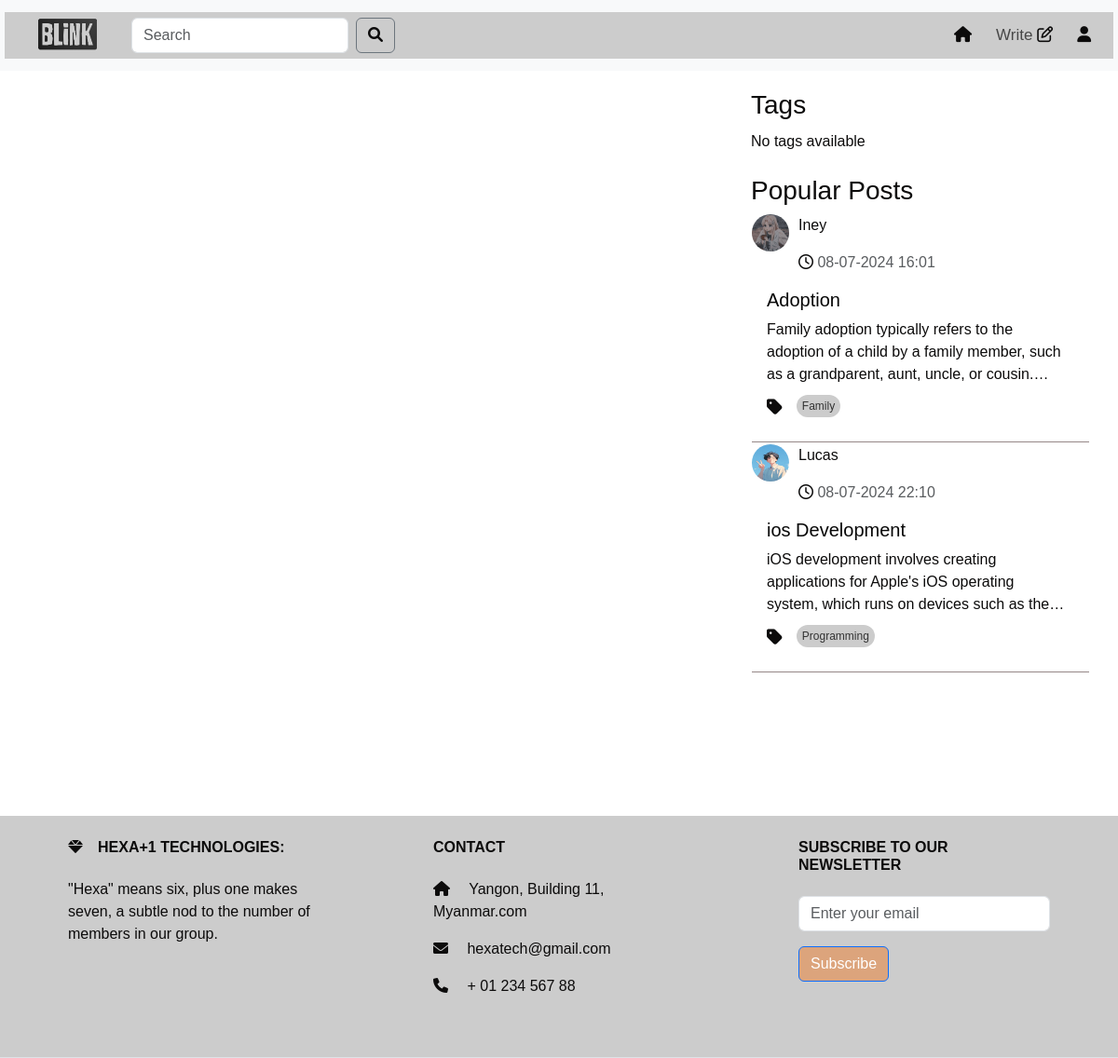
Page /search_result (signed in) on the committed database.
### models.py (models this page shows, shortened)
class Post(db.Model):
    id = db.Column(db.Integer, primary_key=True)
    title = db.Column(db.Text())
    content = db.Column(db.Text())
    tag = db.Column(db.Text(), nullable=False)
    user_id = db.Column(db.Integer, db.ForeignKey('user.id'), nullable=False)
    created_date = db.Column(db.DateTime,default=datetime.datetime.now)
    likes = db.Column(db.Integer, default=0)
    meta = db.Column(db.Text, nullable=True)
    comments = db.relationship('Comment', backref='post',cascade="all, delete", lazy=True)

class User(UserMixin,db.Model):
    id = db.Column(db.Integer, primary_key=True)
    username = db.Column(db.String(50), unique=True)
    email =db.Column(db.String(50), unique=True)
    password = db.Column(db.String(100))
    bio = db.Column(db.String(50))
    profile_picture = db.Column(db.String(250))
    posts = db.relationship('Post', backref='author', lazy=True)
    comments = db.relationship('Comment', backref='author', lazy=True)

### route.py (the view)
@app.route('/search_result',methods=['GET', 'POST'])
@login_required
def search_result(limit=2):
     forms=SearchForm()
     query = forms.search.data
     popular_posts = Post.query.order_by(Post.likes.desc()).limit(limit).all()
     if forms.validate_on_submit():
         search_results = Post.query.filter(Post.title.ilike(f'%{query}%')).all()
         return render_template('search_results.html' , search_results =search_results ,popular_posts = popular_posts) # or what you wanto
     return render_template("search_results.html", post=post ,form=forms,popular_posts = popular_posts)

### forms.py
class SearchForm(FlaskForm):
    search = StringField('Search ', validators=[DataRequired()])
    submit = SubmitField('Search')

### route.py (called while the page is built)
@login_manager.user_loader
def loader_user(user_id):
    return User.query.get(user_id)

### templates/search_results.html (shortened to what this page needs)
<!DOCTYPE html>
<html lang="en">
  <head>
    <link
      href="https://cdn.jsdelivr.net/npm/bootstrap@5.3.3/dist/css/bootstrap.min.css"
      rel="stylesheet"
    />
    <link
      href="https://cdnjs.cloudflare.com/ajax/libs/font-awesome/6.0.0-beta3/css/all.min.css"
      rel="stylesheet"
    />
    <link rel="stylesheet" href="/static/home.css" />
    <link rel="stylesheet" href="/static/topnav.css" />
  </head>
  <body>
    {% include 'topnav.html' %}
    <div class="container">
      <div class="row">
        <div class="col-sm-8">
        </div>
        {% include 'sidenav.html' %}
      </div>
    </div>
    {% include 'footer.html' %}
  </body>
</html>

### templates/sidenav.html (shortened to what this page needs)
<!DOCTYPE html>
<html lang="en">
  <head>
    <link
      href="https://cdn.jsdelivr.net/npm/bootstrap@5.3.3/dist/css/bootstrap.min.css"
      rel="stylesheet"
    />
    <link
      href="https://cdnjs.cloudflare.com/ajax/libs/font-awesome/6.0.0-beta3/css/all.min.css"
      rel="stylesheet"
    />
    <link
      rel="stylesheet"
      href="https://cdnjs.cloudflare.com/ajax/libs/font-awesome/5.15.4/css/all.min.css"
    />
    <link
      href="https://cdnjs.cloudflare.com/ajax/libs/font-awesome/6.0.0-beta3/css/all.min.css"
      rel="stylesheet"
    />
    <link rel="stylesheet" href="/static/home.css" />
  </head>
  <body>
    <div class="col-sm-4 " id="right-column">
      <div class="tags-section">
        <h3>Tags</h3>
        <div class="tags-container">
          {% if tags %} {% for tag in tags %}
          <a href="{{ url_for('home_tag',tag=tag ) }}" class="tag">{{ tag }}</a>
          {% endfor %} {% else %}
          <p>No tags available</p>
          {% endif %}
        </div>
      </div>
      <div class="mt-4">
        <h3>Popular Posts</h3>
        {% for popular_post in popular_posts %}
        <div class="card">
          <div>
            <div class="profile-image">
              <a
                class="nav-link"
                href="{{ url_for('profile',user_id=popular_post.user_id) }}"
                ><img
                  src="{{ url_for('static', filename='/photo/user_profile/'+popular_post.author.profile_picture) }}"
                  width="60"
                  height="60"
                  alt=""
              /></a>
              <div style="width: 300px">
                <p id="name">
                  <a
                    class="nav-link"
                    href="{{ url_for('profile',user_id=popular_post.user_id) }}"
                    >{{popular_post.author.username}}</a
                  >
                </p>
                <p class="text-muted mb-0">
                  <i class="fa-regular fa-clock"></i>
                  {{popular_post.created_date.strftime('%d-%m-%Y %H:%M')}}
                </p>
              </div>
            </div>
          </div>
          <div class="card-body">
            <a
              class="nav-link"
              href="{{ url_for('full_post',post_id=popular_post.id) }}"
            >
              <h5 class="card-title" id="popular">{{popular_post.title}}</h5>
              <p class="card-text" id="card-description">
                {{popular_post.meta |safe }}
              </p>
              <div class="tags-container">
                <ul class="list-group list-group-horizontal">
                  <i class="fas fa-tag"></i>
                  <a
                    href="{{ url_for('home_tag',tag=popular_post.tag ) }}"
                    class="tag"
                    >{{popular_post.tag}}</a
                  >
                </ul>
              </div>
            </a>
          </div>
          <div class="card-end" style="border-bottom: #958787 solid 1px"></div>
        </div>
        {% endfor %}
      </div>
    </div>
  </body>
</html>

### static/home.css (style rules this page uses)
* { color: #0c0b0b; font-family: sans-serif; margin: 0; padding: 0; box-sizing: border-box; }
.container { background: #fff; padding: 0; margin-top: 0; z-index: 1; }
.card { color: #070707; border-color: #ffffff; background-color: #ffffff; }
.profile-image { margin-right: 10px; }
.profile-image img { border-radius: 50%; width: 40px; height: 40px; }
.card-body { background-color: #ffffff; }
.card-text { overflow: hidden; text-overflow: ellipsis; display: -webkit-box; -webkit-line-clamp: 3; -webkit-box-orient: vertical; transition: -webkit-line-clamp 0.5s ease; }
.profile-image { float: left; display: flex; justify-content: center; margin-right: 1rem; }
.profile-image img { border-radius: 50%; }
#right-column { position: -webkit-sticky; position: sticky; top: 0; overflow-y: auto; padding-top: 20px; }
ul { display: flex; }
#right-column { position: -webkit-sticky; position: sticky; top: 0; height: 100vh; overflow-y: hidden; padding-top: 20px; z-index: 1; }
.tags-container { margin-top: 10px; }
.fa-tag { font-size: 1.2em; margin-right: 5px; vertical-align: middle; }
.tags-container .tag { background-color: #ccc; color: #333; padding: 3px 6px; margin-right: 10px; border-radius: 20px; text-decoration: none; font-size: 12px; display: inline-block; }

### static/topnav.css (style rules this page uses)
* { color: #0c0b0b; font-family: sans-serif; margin: 0; padding: 0; box-sizing: border-box; }
.container { background: #fff; padding: 0; margin-top: 0; z-index: 1; }
.row a { border-radius: 15%; margin-bottom: 10px; margin-right: 10px; }

### templates/search_results.html (style rules this page uses)
#right-column { position: -webkit-sticky; position: sticky; top: 0; height: 100vh; overflow-y: auto; padding-top: 20px; }

### rows in the picture
Post: profile_picture (picture), author.username "Iney", created_date "08-07-2024 16:01", title "Adoption", meta "Family adoption typically refers to the adoption of a child by a family member, such as a grandparent, aunt, uncle, or…", tag "Family"
Post: profile_picture (picture), author.username "Lucas", created_date "08-07-2024 22:10", title "ios Development", meta "iOS development involves creating applications for Apple's iOS operating system, which runs on devices such as…", tag "Programming"
